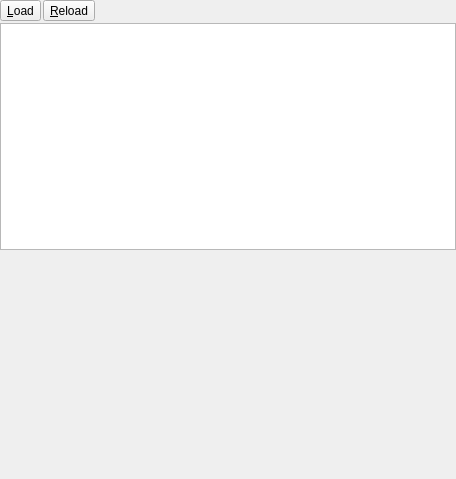
<?xml version="1.0" encoding="UTF-8"?>
<ui version="4.0">
 <class>InspectorMediaDock</class>
 <widget class="QWidget" name="InspectorMediaDock">
  <property name="geometry">
   <rect>
    <x>0</x>
    <y>0</y>
    <width>456</width>
    <height>479</height>
   </rect>
  </property>
  <property name="windowTitle">
   <string>Media</string>
  </property>
  <layout class="QVBoxLayout" name="verticalLayout">
   <property name="spacing">
    <number>2</number>
   </property>
   <property name="margin">
    <number>0</number>
   </property>
   <item>
    <layout class="QHBoxLayout" name="horizontalLayout">
     <item>
      <widget class="QToolButton" name="loadButton">
       <property name="maximumSize">
        <size>
         <width>16777215</width>
         <height>24</height>
        </size>
       </property>
       <property name="text">
        <string>&amp;Load</string>
       </property>
      </widget>
     </item>
     <item>
      <widget class="QToolButton" name="reloadButton">
       <property name="maximumSize">
        <size>
         <width>16777215</width>
         <height>24</height>
        </size>
       </property>
       <property name="text">
        <string>&amp;Reload</string>
       </property>
      </widget>
     </item>
     <item>
      <spacer name="horizontalSpacer">
       <property name="orientation">
        <enum>Qt::Horizontal</enum>
       </property>
       <property name="sizeHint" stdset="0">
        <size>
         <width>40</width>
         <height>20</height>
        </size>
       </property>
      </spacer>
     </item>
    </layout>
   </item>
   <item>
    <widget class="QTreeView" name="mediaTree"/>
   </item>
   <item>
    <widget class="QWidget" name="previewWidget" native="true">
     <property name="sizePolicy">
      <sizepolicy hsizetype="Preferred" vsizetype="Expanding">
       <horstretch>0</horstretch>
       <verstretch>0</verstretch>
      </sizepolicy>
     </property>
    </widget>
   </item>
  </layout>
 </widget>
 <resources/>
 <connections/>
</ui>
